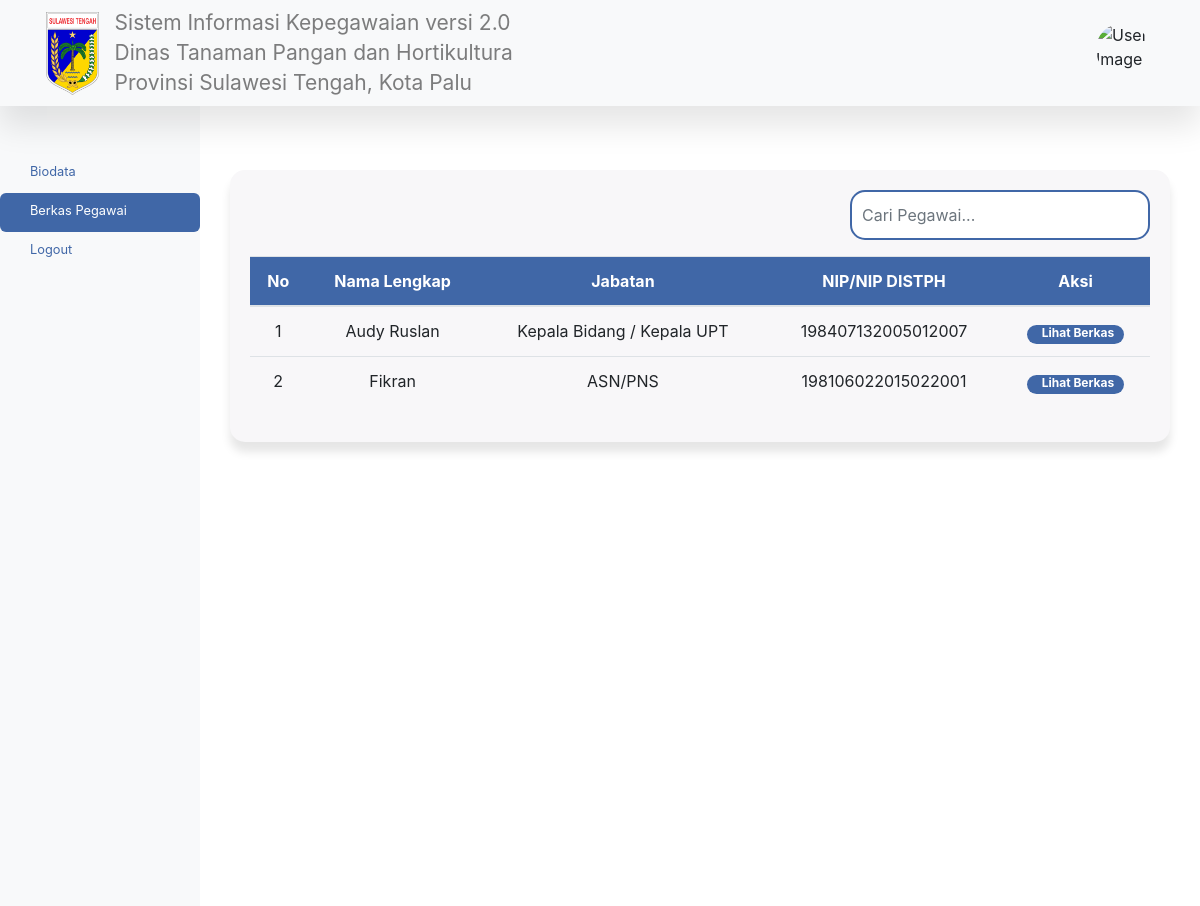
The app's page /berkas-pegawai.php with its own data.
### tables this page shows
CREATE TABLE `tb_pegawai` (
  `pegawai_id` int(11) NOT NULL,
  `role_id` int(11) NOT NULL,
  `jabatan_id` int(11) NOT NULL,
  `nama_lengkap` varchar(50) NOT NULL,
  `bidang` varchar(50) NOT NULL,
  `nip_pegawai` varchar(50) NOT NULL,
  `password_pegawai` varchar(255) NOT NULL,
  `nama_jabatan_pegawai` varchar(50) NOT NULL,
  `tmp_lahir_pegawai` varchar(50) NOT NULL,
  `tgl_lahir_pegawai` date NOT NULL,
  `agama_pegawai` varchar(50) NOT NULL,
  `status_perkawinan` varchar(50) NOT NULL,
  `no_hp_pegawai` varchar(50) NOT NULL,
  `pangkat_pegawai` varchar(50) NOT NULL,
  `pendidikan_terakhir` varchar(50) NOT NULL,
  `npwp_pegawai` varchar(50) NOT NULL,
  `ktp_pegawai` varchar(50) NOT NULL,
  `kapreg_pegawai` varchar(50) NOT NULL,
  `email_pegawai` varchar(50) NOT NULL,
  `unit_organisasi` varchar(50) NOT NULL,
  `unit_kerja` varchar(50) NOT NULL,
  `nama_suami_istri` varchar(50) NOT NULL,
  `pekerjaan` varchar(50) NOT NULL,
  `nip_suami_istri` varchar(50) NOT NULL,
  `alamat_pegawai` text NOT NULL,
  `img_dir` varchar(50) NOT NULL
);

CREATE TABLE `tb_jabatan` (
  `jabatan_id` int(11) NOT NULL,
  `nama_jabatan` varchar(50) NOT NULL
);

### berkas-pegawai.php (the view, shortened to what this page needs)
<?php
    require 'layouts/header.php';
    require 'layouts/navbar.php';
    require 'layouts/sidebar.php';
?>
<main role="main" class="col-md-9 ml-sm-auto col-lg-10 main-content">
        <div class="mt-3">
          <div class="card box-cari">
            <div class="card-body">
              <div class="d-flex justify-content-end">
                <input type="text" class="form-control col-4 mb-3" id="cariPegawaiBerkas" placeholder="Cari Pegawai...">
              </div>
              <table class="table" id="pegawaiTable">
                <thead class="text-center" style="background-color: #4067A7; color: white;">
                  <tr>
                    <th>No</th>
                    <th>Nama Lengkap</th>
                    <th>Jabatan</th>
                    <th>NIP/NIP DISTPH</th>
                    <th>Aksi</th>
                  </tr>
                </thead>
                <tbody class="text-center" id="pegawaiBerkasTbody">
                  <?php
                      $no = 1;
                      $sqlPegawai = mysqli_query($conn, "SELECT * FROM tb_pegawai
                                                          INNER JOIN tb_jabatan
                                                          ON tb_pegawai.jabatan_id = tb_jabatan.jabatan_id");
                      while($row = mysqli_fetch_assoc($sqlPegawai)){
                  ?>
                  <tr>
                    <td><?= $no++; ?></td>
                    <td><?= $row["nama_lengkap"]; ?></td>
                    <td><?= $row["nama_jabatan"]; ?></td>
                    <td><?= $row["nip_pegawai"]; ?></td>
                    <td>
                      <a href="detail-berkas-pegawai.php?pegawai_id=<?= $row["pegawai_id"]; ?>" class="badge badge-pill badge-primary">Lihat Berkas</a>
                    </td>
                  </tr>
                  <?php } ?>
                </tbody>
              </table>
            </div>
          </div>
        </div>
      </main>
<?php
    require 'layouts/footer.php';
?>

### assets/css/style.css (style rules this page uses)
.main-content { padding: 30px; margin-top: 18px; }
.card { text-align: left; border-radius: 15px; background-color: #F8F7F9; border: none; box-shadow: 0 10px 10px rgba(0,0,0,0.1); }
.box-cari input { height: 50px; border-radius: 15px; border: 2px solid #4067A7; padding: 10px; box-sizing: border-box; }
.badge-primary { background-color: #4067A7; }
.badge-primary { background-color: #4067A7; padding: 2px 10px 5px 15px; }

### records on screen
tb_pegawai: nama_lengkap "Audy Ruslan", jabatan.nama_jabatan "Kepala Bidang / Kepala UPT", nip_pegawai "198407132005012007"
tb_pegawai: nama_lengkap "Fikran", jabatan.nama_jabatan "ASN/PNS", nip_pegawai "198106022015022001"
